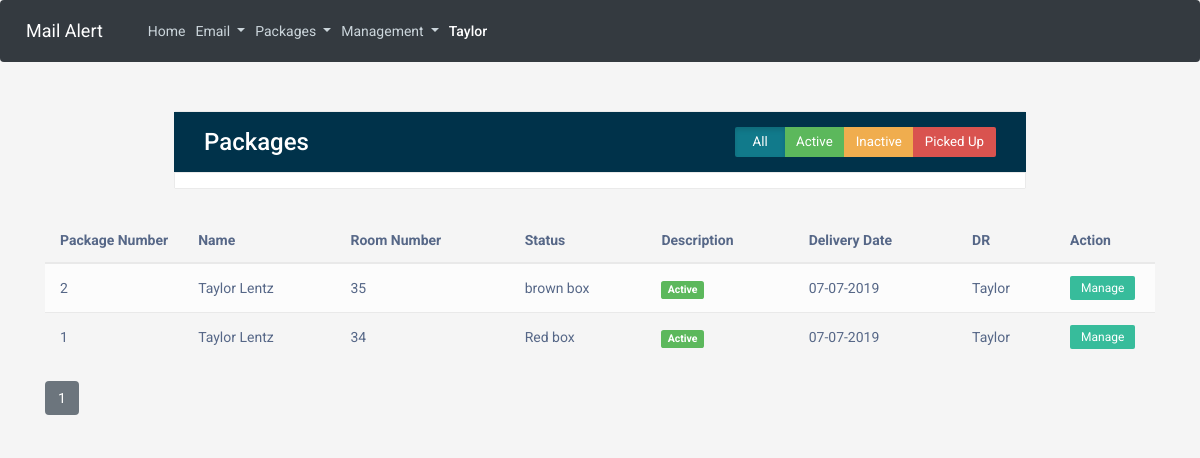
Page /packages (signed in) on the committed database.
### mailalert/models.py (models this page shows, shortened)
class Employee(db.Model, UserMixin):
    id = db.Column(db.Integer, primary_key=True)
    email = db.Column(db.String(120), unique=True, nullable=False)
    fname = db.Column(db.String(100), nullable=False)
    lname = db.Column(db.String(100), nullable=False)
    workinghall = db.Column(db.String(2), nullable=False)
    password = db.Column(db.String(60), nullable=False)

class Package(db.Model):
    id = db.Column(db.Integer, primary_key=True)
    fname = db.Column(db.String(100), nullable=False)
    lname = db.Column(db.String(100), nullable=False)
    roomNum = db.Column(db.Integer, nullable=False)
    status = db.Column(db.String(100), nullable=False, default="Active")
    description = db.Column(db.String(250), nullable=False)
    delivery_date = db.Column(db.DateTime, nullable=False, default=datetime.now)
    dr = db.Column(db.String(100), nullable=False)
    perishable = db.Column(db.Boolean, default=False, nullable=False)

### mailalert/packages/routes.py (the view)
@packages.route("/packages", methods=['GET'])
@login_required
def package():
    page = request.args.get('page', 1, type=int)
    packages = Package.query.order_by(Package.delivery_date.desc()).paginate(page=page, per_page=10)
    return render_template('packages.html', title="Packages", packages=packages)

### mailalert/models.py (called while the page is built)
@login_manager.user_loader
def load_user(id):
    return Employee.query.get(int(id))

### mailalert/templates/packages.html (shortened to what this page needs)
{% extends "layout_with_navbar.html" %}
{%block content %}
<head>
    <link rel="stylesheet" href="https://maxcdn.bootstrapcdn.com/font-awesome/4.7.0/css/font-awesome.min.css">
    <link rel="stylesheet" href="https://maxcdn.bootstrapcdn.com/bootstrap/3.3.7/css/bootstrap.min.css">
</head>
<div class="table-wrapper">
    <div class="table-title">
        <div class="row">
            <div class="col-sm-6">
                <h2 style="color:white">Packages</h2>
            </div>
            <div class="col-sm-6">
                <div class="btn-group" data-toggle="buttons">
                    <label class="btn btn-info active">
                        <input type="radio" name="status" value="all" checked="checked"> All
                    </label>
                    <label class="btn btn-success">
                        <input type="radio" name="status" value="active"> Active
                    </label>
                    <label class="btn btn-warning">
                        <input type="radio" name="status" value="inactive"> Inactive
                    </label>
                    <label class="btn btn-danger">
                        <input type="radio" name="status" value="picked-up"> Picked Up
                    </label>
                </div>
            </div>
        </div>
    </div>
</div>
<table id="packagesTable" class="table table-striped table-hover">
    <thead>
        <tr>
            <th>Package&nbsp;Number</th>
            <th>Name</th>
            <th>Room&nbsp;Number</th>
            <th>Status</th>
            <th>Description</th>
            <th>Delivery Date</th>
            <th>DR</th>
            <th>Action</th>
        </tr>
    </thead>
    <tbody>
        {% for package in packages.items %}
            <tr data-status="active">
                <td>{{ package.id }}</td>
                <td>{{ package.fname }} {{ package.lname }}</td>
                <td>{{ package.roomNum }}</td>
                <td>{{ package.description }}</td>
                {% if package.status == "Active" %}
                <td><span class="label label-success">{{ package.status }}</span></td>
                {% elif package.status == "Picked Up" %}
                <td><span class="label label-danger">{{ package.status }}</span></td>
                {% endif %}
                <td>{{ package.delivery_date.strftime('%m-%d-%Y') }}</td>
                <td>{{ package.dr }}</td>
                <td><a href="#" class="btn btn-sm manage">Manage</a></td>
            </tr>
        {% endfor %}
    </tbody>
</table>
{% for page_num in packages.iter_pages(left_edge=1, right_edge=1, left_current=3, right_current=3) %}
    {% if page_num %}
        {% if packages.page == page_num %}
            <a class="btn btn-secondary mb-4" href="{{ url_for('packages.package', page=page_num) }}">{{ page_num }}</a>
        {% else %}
            <a class="btn btn-light mb-4" href="{{ url_for('packages.package', page=page_num) }}">{{ page_num }}</a>
        {% endif %}
    {% else %}
    ....
    {% endif %}
{% endfor %}
</div>
{% endblock %}

### mailalert/templates/layout_with_navbar.html (shortened to what this page needs)
<!DOCTYPE html>
<html>
<head>
  <link rel="stylesheet" href="https://maxcdn.bootstrapcdn.com/bootstrap/4.0.0/css/bootstrap.min.css"
>
  <link rel="stylesheet" type="text/css" href="{{ url_for('static', filename='main.css') }}">
  <link rel="stylesheet" href="https://maxcdn.bootstrapcdn.com/font-awesome/4.7.0/css/font-awesome.min.css">
</head>
<body>
  <header class="site-header">
    <nav class="navbar navbar-expand-lg navbar-dark bg-dark fixed-top">
      <a class="navbar-brand" href="/">Mail Alert</a>
      <div class="collapse navbar-collapse" id="navbarNavDropdown">
        <ul class="navbar-nav ml-auto">
          <li class="nav-item">
            <a class="nav-link" href="/">Home <span class="sr-only">(current)</span></a>
          </li>
          <li class="nav-item dropdown">
            <a class="nav-link dropdown-toggle" href="#" id="navbarDropdownMenuLink" data-toggle="dropdown"
              aria-haspopup="true" aria-expanded="false">
              Email
            </a>
          </li>
          <li class="nav-item dropdown">
            <a class="nav-link dropdown-toggle" href="#" id="navbarDropdownMenuLink" data-toggle="dropdown"
              aria-haspopup="true" aria-expanded="false">
              Packages
            </a>
          </li>
          <li class="nav-item dropdown">
            <a class="nav-link dropdown-toggle" href="#" id="navbarDropdownMenuLink" data-toggle="dropdown"
              aria-haspopup="true" aria-expanded="false">
              Management
            </a>
          </li>
          <li class="nav-item dropdown">
              <a class="nav-link active" href="#" id="navbarDropdownMenuLink" data-toggle="dropdown"
                aria-haspopup="true" aria-expanded="false">
                {{ current_user.fname }}
              </a>
            </li>
        </ul>
      </div>
    </nav>
  </header>
  <main role="main" class="container">
    <div class="row">
      <div class="col-md-12">
        {% block content %}{% endblock %}
      </div>
  </main>
</body>
</html>

### mailalert/static/main.css (style rules this page uses)
body { background: #fafafa; color: #333333; margin-top: 5rem; }
h1, h2, h3, h4, h5, h6 { color: #444444; }
.site-header .navbar-nav .nav-link { color: #cbd5db; }
.site-header .navbar-nav .nav-link.active { font-weight: 500; }

### mailalert/templates/packages.html (style rules this page uses)
body { color: #566787; background: #f5f5f5; font-family: 'Roboto', sans-serif; }
.table-wrapper { width: 850px; background: #fff; padding: 20px 30px 5px; margin: 30px auto; box-shadow: 0 0 1px 0 rgba(0, 0, 0, .25); }
.table-title .btn-group { float: right; }
.table-title .btn { min-width: 50px; border-radius: 2px; border: none; padding: 6px 12px; font-size: 95%; outline: none !important; height: 30px; }
.table-title { border-bottom: 1px solid #e9e9e9; padding-bottom: 15px; margin-bottom: 5px; background: rgb(0, 50, 74); margin: -20px -31px 10px; padding: 15px 30px; color: #fff; }
.table-title h2 { margin: 2px 0 0; font-size: 24px; }
table.table tr th, table.table tr td { border-color: #e9e9e9; padding: 12px 15px; vertical-align: middle; }
table.table tr th:first-child { width: 40px; }
table.table tr th:last-child { width: 100px; }
table.table-striped tbody tr:nth-of-type(odd) { background-color: #fcfcfc; }
table.table td a { color: #2196f3; }
table.table td .btn.manage { padding: 2px 10px; background: #37BC9B; color: #fff; border-radius: 2px; }

### rows in the picture
Employee: fname "Taylor"
Package: id "2", fname "Taylor", lname "Lentz", roomNum "35", description "brown box", status "Active", delivery_date "07-07-2019", dr "Taylor"
Package: id "1", fname "Taylor", lname "Lentz", roomNum "34", description "Red box", status "Active", delivery_date "07-07-2019", dr "Taylor"

### other values in the picture
{{ page_num }} "1"
